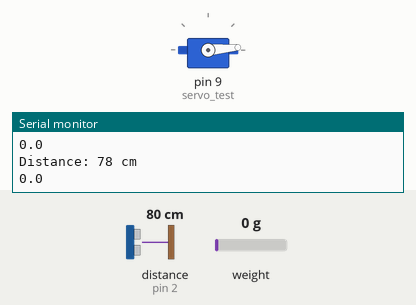
Simulated run of this sketch. Board: Arduino Uno, built with avr-gcc and run on an emulated ATmega328P. Parts: servo, the last lines printed to the serial monitor. Wiring (from diagram.json): ultrasonic range finder: trigger pin 3; echo pin 2. The inputs (shaded band) are chosen by the test bench; at power-on: distance to the obstacle (sensor on pin 2) 80 cm, weight on the scale 0 g. The echo pulse lasts 58.3 µs per cm.

Above: at 6.9 s.
7.0 s: distance to the obstacle (sensor on pin 2) set to 2 cm
At 10.4 s:
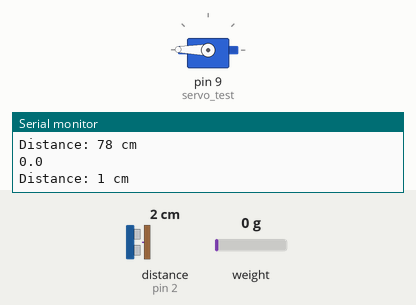
13.7 s: distance to the obstacle (sensor on pin 2) set to 120 cm
At 13.86 s:
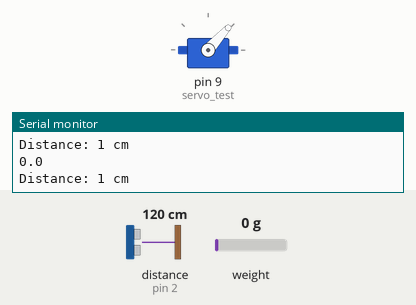
Timing chart, 0 to 26.4 s (numbered marks = the images above; inputs shaded):
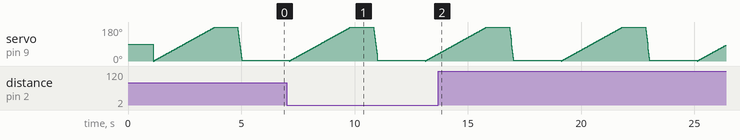

The sketch:

Knob.ino
```cpp
// ---------------------------------------------------------------- //
// Arduino Ultrasoninc Sensor HC-SR04
// Re-writed by Arbi Abdul Jabbaar
// Using Arduino IDE 1.8.7
// Using HC-SR04 Module
// Tested on 17 September 2019
// ---------------------------------------------------------------- //

#include "HX711.h"
#include "Servo.h"

HX711 scale;

Servo servo_test;    		//initialize a servo object for the connected servo

int angle = 0;

#define echoPin 2 // attach pin D2 Arduino to pin Echo of HC-SR04
#define trigPin 3 //attach pin D3 Arduino to pin Trig of HC-SR04

// defines variables
long duration; // variable for the duration of sound wave travel
int distance; // variable for the distance measurement

void setup() {
  pinMode(trigPin, OUTPUT); // Sets the trigPin as an OUTPUT
  pinMode(echoPin, INPUT); // Sets the echoPin as an INPUT
  Serial.begin(9600); // // Serial Communication is starting with 9600 of baudrate speed
  Serial.println("Ultrasonic Sensor HC-SR04 Test"); // print some text in Serial Monitor
  Serial.println("with Arduino UNO R3");
  Serial.println("Initializing the scale");
  scale.begin(A1, A0);
  servo_test.attach(9); 		 // attach the signal pin of servo to pin9 of arduino
}
void loop() {
  Serial.println(scale.get_units(), 1);
  delay(1000);
  // Clears the trigPin condition
  digitalWrite(trigPin, LOW);
  delayMicroseconds(2);
  // Sets the trigPin HIGH (ACTIVE) for 10 microseconds
  digitalWrite(trigPin, HIGH);
  delayMicroseconds(10);
  digitalWrite(trigPin, LOW);
  // Reads the echoPin, returns the sound wave travel time in microseconds
  duration = pulseIn(echoPin, HIGH);
  // Calculating the distance
  distance = duration * 0.034 / 2; // Speed of sound wave divided by 2 (go and back)
  // Displays the distance on the Serial Monitor
  Serial.print("Distance: ");
  Serial.print(distance);
  Serial.println(" cm");

  for(angle = 0; angle < 180; angle += 1) 	 // command to move from 0 degrees to 180 degrees
  {
    servo_test.write(angle);              	 //command to rotate the servo to the specified angle
    delay(15);
  }

  delay(1000);

  for(angle = 180; angle>=1; angle-=5)     // command to move from 180 degrees to 0 degrees
  {
    servo_test.write(angle);              //command to rotate the servo to the specified angle
    delay(5);
  }

    delay(1000);
}
```
